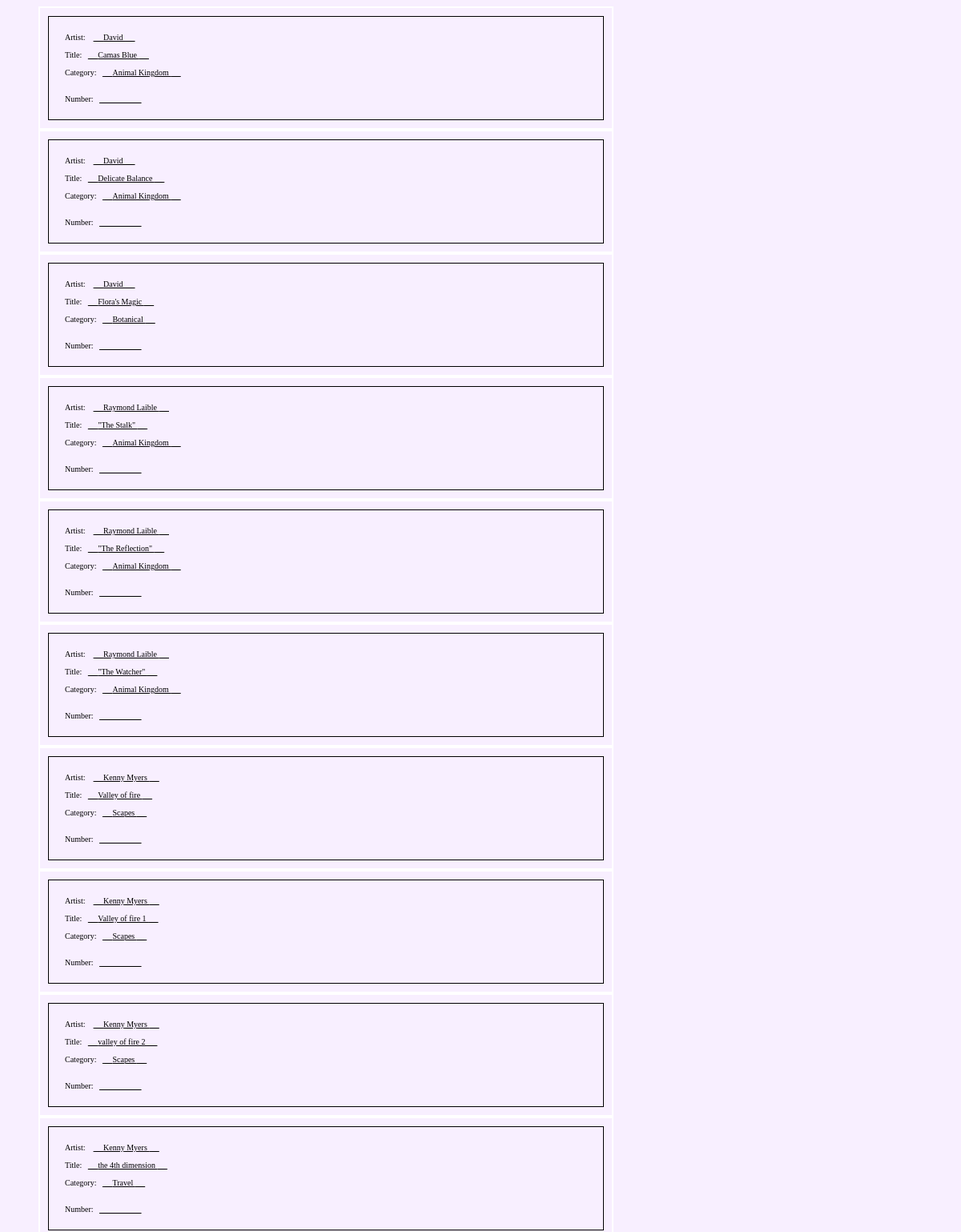
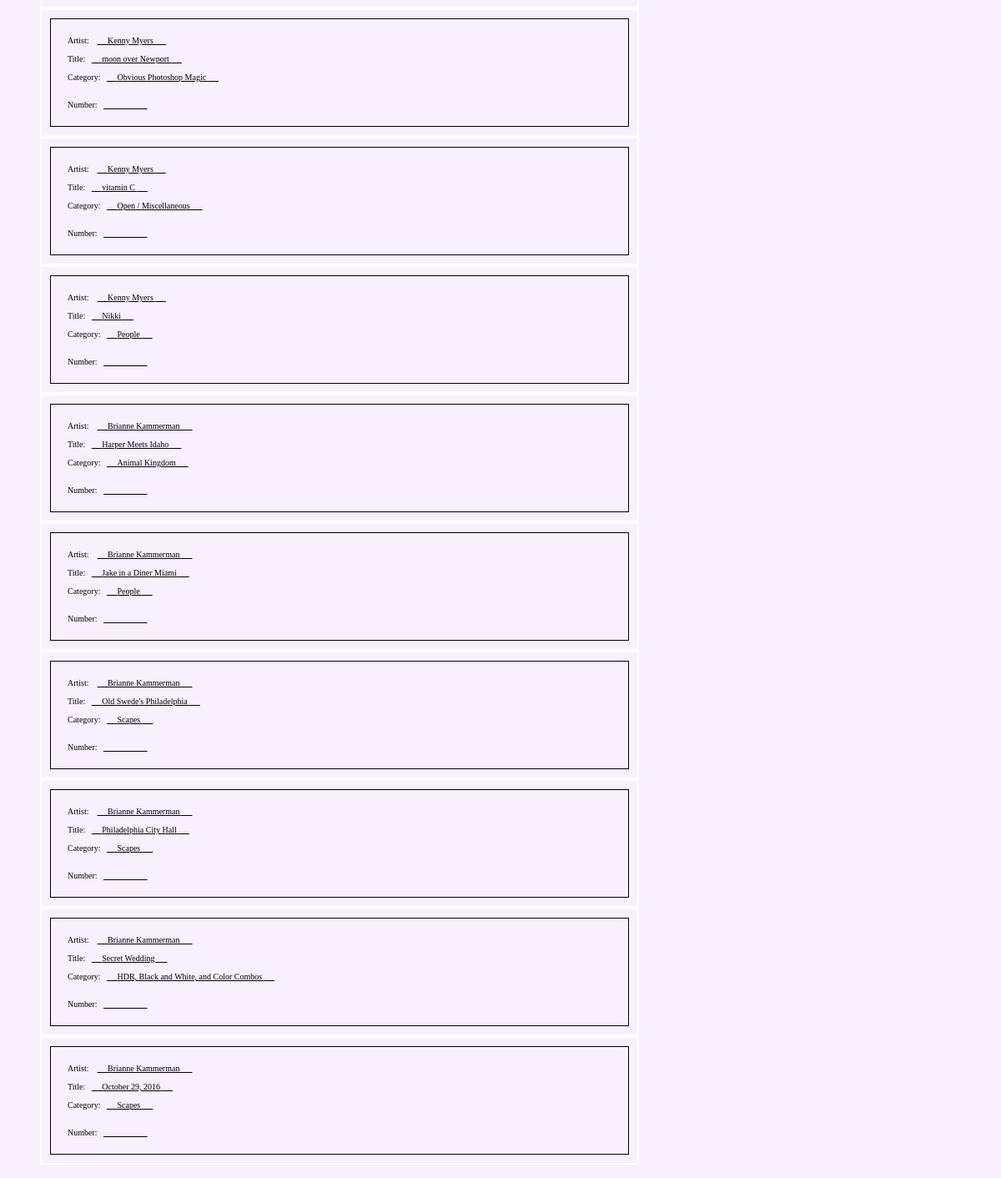
Screenshot of /show_2016/pic_backs with the database file from the repository (2 pictures, top to bottom).
### show_2016/models.py (models this page shows, shortened)
class Entries( models.Model):
    name = models.CharField( max_length=100 )
    address = models.CharField( max_length=100 )
    city = models.CharField( max_length=100 )
    state = models.CharField( max_length=100 )
    zip = models.CharField( max_length=100 )
    email = models.CharField( max_length=100 )
    phone = models.CharField( max_length=100 )
    pic1_title = models.CharField( max_length=100 )
    pic2_title = models.CharField( max_length=100 )
    pic3_title = models.CharField( max_length=100 )
    pic4_title = models.CharField( max_length=100 )
    pic5_title = models.CharField( max_length=100 )
    pic6_title = models.CharField( max_length=100 )
    pic7_title = models.CharField( max_length=100 )
    pic8_title = models.CharField( max_length=100 )
    pic1_category = models.CharField( max_length=50, default="" )
    pic2_category = models.CharField( max_length=50, default="" )
    pic3_category = models.CharField( max_length=50, default="" )
    pic4_category = models.CharField( max_length=50, default="" )
    pic5_category = models.CharField( max_length=50, default="" )
    pic6_category = models.CharField( max_length=50, default="" )
    pic7_category = models.CharField( max_length=50, default="" )
    pic8_category = models.CharField( max_length=50, default="" )
    pic1_price = models.CharField( max_length=30, default="")
    pic2_price = models.CharField( max_length=30, default="")
    pic3_price = models.CharField( max_length=30, default="")
    pic4_price = models.CharField( max_length=30, default="")
    pic5_price = models.CharField( max_length=30, default="")
    pic6_price = models.CharField( max_length=30, default="")
    pic7_price = models.CharField( max_length=30, default="")
    pic8_price = models.CharField( max_length=30, default="")
    date = models.DateTimeField( default=timezone.now() )
    def name_string( self):
        return self.name
    def num_pics( self):
        n = 0
        if ( len( self.pic1_title) > 1):
            n = n + 1
        if ( len( self.pic2_title) > 1):
            n = n + 1
        if ( len( self.pic3_title) > 1):
            n = n + 1
        if ( len( self.pic4_title) > 1):
            n = n + 1
        if ( len( self.pic5_title) > 1):
            n = n + 1
        if ( len( self.pic6_title) > 1):
            n = n + 1
        if ( len( self.pic7_title) > 1):
            n = n + 1
        if ( len( self.pic8_title) > 1):
            n = n + 1
        return n
    def entry_fee( self):
        return self.num_pics() * 9

### show_2016/views.py (the view)
def pic_backs( request):
     piclist = build_pic_list()
     all_pics = piclist[ 'all_pics' ]
     context = { 'all_pics' : all_pics }
     return render( request, 'show_2016/pic_backs.html', context)

### show_2016/templates/show_2016/pic_backs.html (shortened to what this page needs)
{% include 'show_2016/base_start.html' %}
{% load staticfiles %}
<blockquote>
{% if all_pics %}
  {% for pic in all_pics %}
  <table class="wall">
    <tr>
      <td class="wall">
	Artist: &nbsp;&nbsp;
	<u>&nbsp;&nbsp;&nbsp;&nbsp;&nbsp;{{ pic.entrant }}
	  &nbsp;&nbsp;&nbsp;&nbsp;&nbsp;</u><br /><br />
	Title:&nbsp;&nbsp;
	<u>&nbsp;&nbsp;&nbsp;&nbsp;&nbsp;{{ pic.title|ljust:"50" }}
	  &nbsp;&nbsp;&nbsp;&nbsp;&nbsp;</u><br /><br />
	Category:&nbsp;&nbsp;
	<u>&nbsp;&nbsp;&nbsp;&nbsp;&nbsp;{{ pic.category }}
	  &nbsp;&nbsp;&nbsp;&nbsp;&nbsp;</u><br /><br /><br />
	Number:&nbsp;&nbsp;
	<u>&nbsp;&nbsp;&nbsp;&nbsp;&nbsp;&nbsp;&nbsp;&nbsp;&nbsp;&nbsp;
	</u><br />
      </td>
    </tr>
  </table>
  {% endfor %}
{% else %}
  <p>
    There are no entries yet.<br>
  </p>
{% endif %}
</blockquote>

### show_2016/static/show_2016/style.css (style rules this page uses)
table.wall { border: 2px solid white; border-collapse: separate; border-spacing: 10px; width: 65%; }
td.wall { text-align: left; border: 1px solid black; padding: 20px; font-size: 10px; }

### rows the page displays
Entries: entrant "David" "David" "David", title "Camas Blue" "Delicate Balance" "Flora's Magic", category "Animal Kingdom" "Animal Kingdom" "Botanical"
Entries: entrant "Raymond Laible" "Raymond Laible" "Raymond Laible", title "\"The Stalk\"" "\"The Reflection\"" "\"The Watcher\"", category "Animal Kingdom" "Animal Kingdom" "Animal Kingdom"
Entries: entrant "Kenny Myers", title "Valley of fire", category "Scapes"
Entries: entrant "Kenny Myers" "Kenny Myers" "Kenny Myers" "Kenny Myers" "Kenny Myers" "Kenny Myers", title "Valley of fire 1" "valley of fire 2" "the 4th dimension" "moon over Newport" "vitamin C" "Nikki", category "Scapes" "Scapes" "Travel" "Obvious Photoshop Magic" "Open / Miscellaneous" "People"
Entries: entrant "Brianne Kammerman" "Brianne Kammerman" "Brianne Kammerman" "Brianne Kammerman" "Brianne Kammerman" "Brianne Kammerman", title "Harper Meets Idaho" "Jake in a Diner Miami" "Old Swede's Philadelphia" "Philadelphia City Hall" "Secret Wedding" "October 29, 2016", category "Animal Kingdom" "People" "Scapes" "Scapes" "HDR, Black and White, and Color Combos" "Scapes"
